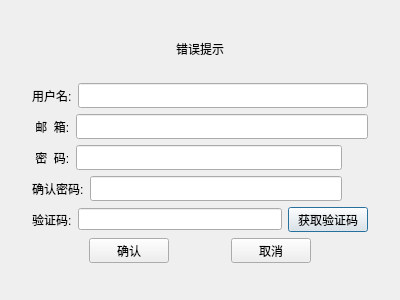
<?xml version="1.0" encoding="UTF-8"?>
<ui version="4.0">
 <class>RegisterDialogClass</class>
 <widget class="QDialog" name="RegisterDialogClass">
  <property name="geometry">
   <rect>
    <x>0</x>
    <y>0</y>
    <width>400</width>
    <height>300</height>
   </rect>
  </property>
  <property name="minimumSize">
   <size>
    <width>400</width>
    <height>300</height>
   </size>
  </property>
  <property name="maximumSize">
   <size>
    <width>400</width>
    <height>300</height>
   </size>
  </property>
  <property name="windowTitle">
   <string>RegisterDialog</string>
  </property>
  <layout class="QHBoxLayout" name="horizontalLayout_9">
   <item>
    <layout class="QVBoxLayout" name="verticalLayout">
     <property name="leftMargin">
      <number>10</number>
     </property>
     <property name="topMargin">
      <number>0</number>
     </property>
     <property name="rightMargin">
      <number>10</number>
     </property>
     <property name="bottomMargin">
      <number>15</number>
     </property>
     <item>
      <widget class="QStackedWidget" name="stackedWidget">
       <property name="currentIndex">
        <number>0</number>
       </property>
       <widget class="QWidget" name="page">
        <layout class="QVBoxLayout" name="verticalLayout_3">
         <item>
          <widget class="QWidget" name="widget" native="true">
           <layout class="QHBoxLayout" name="horizontalLayout">
            <item>
             <widget class="QLabel" name="err_tip">
              <property name="minimumSize">
               <size>
                <width>0</width>
                <height>20</height>
               </size>
              </property>
              <property name="maximumSize">
               <size>
                <width>16777215</width>
                <height>20</height>
               </size>
              </property>
              <property name="lineWidth">
               <number>1</number>
              </property>
              <property name="text">
               <string>错误提示</string>
              </property>
              <property name="alignment">
               <set>Qt::AlignCenter</set>
              </property>
             </widget>
            </item>
           </layout>
          </widget>
         </item>
         <item>
          <layout class="QHBoxLayout" name="horizontalLayout_2">
           <item>
            <widget class="QLabel" name="user_label">
             <property name="minimumSize">
              <size>
               <width>0</width>
               <height>25</height>
              </size>
             </property>
             <property name="maximumSize">
              <size>
               <width>16777215</width>
               <height>25</height>
              </size>
             </property>
             <property name="text">
              <string>用户名:</string>
             </property>
            </widget>
           </item>
           <item>
            <widget class="QLineEdit" name="user_edit">
             <property name="minimumSize">
              <size>
               <width>0</width>
               <height>25</height>
              </size>
             </property>
             <property name="maximumSize">
              <size>
               <width>16777215</width>
               <height>25</height>
              </size>
             </property>
            </widget>
           </item>
          </layout>
         </item>
         <item>
          <layout class="QHBoxLayout" name="horizontalLayout_3">
           <item>
            <widget class="QLabel" name="email_label">
             <property name="minimumSize">
              <size>
               <width>0</width>
               <height>25</height>
              </size>
             </property>
             <property name="maximumSize">
              <size>
               <width>16777215</width>
               <height>25</height>
              </size>
             </property>
             <property name="text">
              <string> 邮  箱:</string>
             </property>
            </widget>
           </item>
           <item>
            <widget class="QLineEdit" name="email_edit">
             <property name="minimumSize">
              <size>
               <width>0</width>
               <height>25</height>
              </size>
             </property>
             <property name="maximumSize">
              <size>
               <width>16777215</width>
               <height>25</height>
              </size>
             </property>
            </widget>
           </item>
          </layout>
         </item>
         <item>
          <layout class="QHBoxLayout" name="horizontalLayout_4">
           <item>
            <widget class="QLabel" name="pass_label">
             <property name="minimumSize">
              <size>
               <width>0</width>
               <height>25</height>
              </size>
             </property>
             <property name="maximumSize">
              <size>
               <width>16777215</width>
               <height>25</height>
              </size>
             </property>
             <property name="text">
              <string> 密  码:</string>
             </property>
            </widget>
           </item>
           <item>
            <widget class="QLineEdit" name="pass_edit">
             <property name="minimumSize">
              <size>
               <width>0</width>
               <height>25</height>
              </size>
             </property>
             <property name="maximumSize">
              <size>
               <width>16777215</width>
               <height>25</height>
              </size>
             </property>
            </widget>
           </item>
           <item>
            <widget class="ClickedLabel" name="pass_visible">
             <property name="minimumSize">
              <size>
               <width>20</width>
               <height>20</height>
              </size>
             </property>
             <property name="maximumSize">
              <size>
               <width>20</width>
               <height>20</height>
              </size>
             </property>
             <property name="text">
              <string/>
             </property>
            </widget>
           </item>
          </layout>
         </item>
         <item>
          <layout class="QHBoxLayout" name="horizontalLayout_5">
           <item>
            <widget class="QLabel" name="confirm_label">
             <property name="minimumSize">
              <size>
               <width>0</width>
               <height>25</height>
              </size>
             </property>
             <property name="maximumSize">
              <size>
               <width>16777215</width>
               <height>25</height>
              </size>
             </property>
             <property name="text">
              <string>确认密码:</string>
             </property>
            </widget>
           </item>
           <item>
            <widget class="QLineEdit" name="confirm_edit">
             <property name="minimumSize">
              <size>
               <width>0</width>
               <height>25</height>
              </size>
             </property>
             <property name="maximumSize">
              <size>
               <width>16777215</width>
               <height>25</height>
              </size>
             </property>
            </widget>
           </item>
           <item>
            <widget class="ClickedLabel" name="confirm_visible">
             <property name="minimumSize">
              <size>
               <width>20</width>
               <height>20</height>
              </size>
             </property>
             <property name="maximumSize">
              <size>
               <width>20</width>
               <height>20</height>
              </size>
             </property>
             <property name="text">
              <string/>
             </property>
            </widget>
           </item>
          </layout>
         </item>
         <item>
          <layout class="QHBoxLayout" name="horizontalLayout_6">
           <item>
            <widget class="QLabel" name="varify_label">
             <property name="minimumSize">
              <size>
               <width>0</width>
               <height>25</height>
              </size>
             </property>
             <property name="maximumSize">
              <size>
               <width>16777215</width>
               <height>25</height>
              </size>
             </property>
             <property name="text">
              <string>验证码:</string>
             </property>
            </widget>
           </item>
           <item>
            <widget class="QLineEdit" name="varify_edit">
             <property name="sizeIncrement">
              <size>
               <width>0</width>
               <height>0</height>
              </size>
             </property>
            </widget>
           </item>
           <item>
            <widget class="TimerBtn" name="get_code">
             <property name="minimumSize">
              <size>
               <width>0</width>
               <height>25</height>
              </size>
             </property>
             <property name="maximumSize">
              <size>
               <width>16777215</width>
               <height>25</height>
              </size>
             </property>
             <property name="text">
              <string>获取验证码</string>
             </property>
            </widget>
           </item>
          </layout>
         </item>
         <item>
          <layout class="QHBoxLayout" name="horizontalLayout_7">
           <item>
            <spacer name="horizontalSpacer">
             <property name="orientation">
              <enum>Qt::Horizontal</enum>
             </property>
             <property name="sizeHint" stdset="0">
              <size>
               <width>40</width>
               <height>20</height>
              </size>
             </property>
            </spacer>
           </item>
           <item>
            <widget class="QPushButton" name="confirm_btn">
             <property name="minimumSize">
              <size>
               <width>0</width>
               <height>25</height>
              </size>
             </property>
             <property name="maximumSize">
              <size>
               <width>16777215</width>
               <height>25</height>
              </size>
             </property>
             <property name="text">
              <string>确认</string>
             </property>
            </widget>
           </item>
           <item>
            <spacer name="horizontalSpacer_3">
             <property name="orientation">
              <enum>Qt::Horizontal</enum>
             </property>
             <property name="sizeHint" stdset="0">
              <size>
               <width>40</width>
               <height>20</height>
              </size>
             </property>
            </spacer>
           </item>
           <item>
            <widget class="QPushButton" name="cancel_btn">
             <property name="minimumSize">
              <size>
               <width>0</width>
               <height>25</height>
              </size>
             </property>
             <property name="maximumSize">
              <size>
               <width>16777215</width>
               <height>25</height>
              </size>
             </property>
             <property name="text">
              <string>取消</string>
             </property>
            </widget>
           </item>
           <item>
            <spacer name="horizontalSpacer_2">
             <property name="orientation">
              <enum>Qt::Horizontal</enum>
             </property>
             <property name="sizeHint" stdset="0">
              <size>
               <width>40</width>
               <height>20</height>
              </size>
             </property>
            </spacer>
           </item>
          </layout>
         </item>
        </layout>
       </widget>
       <widget class="QWidget" name="page_2">
        <layout class="QVBoxLayout" name="verticalLayout_2">
         <item>
          <spacer name="verticalSpacer">
           <property name="orientation">
            <enum>Qt::Vertical</enum>
           </property>
           <property name="sizeHint" stdset="0">
            <size>
             <width>20</width>
             <height>40</height>
            </size>
           </property>
          </spacer>
         </item>
         <item>
          <widget class="QLabel" name="tip_lb">
           <property name="text">
            <string>注册成功，5s后返回登录</string>
           </property>
           <property name="alignment">
            <set>Qt::AlignCenter</set>
           </property>
          </widget>
         </item>
         <item>
          <widget class="QLabel" name="tip2_lb">
           <property name="text">
            <string>点击按钮返回</string>
           </property>
           <property name="alignment">
            <set>Qt::AlignCenter</set>
           </property>
          </widget>
         </item>
         <item>
          <spacer name="verticalSpacer_2">
           <property name="orientation">
            <enum>Qt::Vertical</enum>
           </property>
           <property name="sizeHint" stdset="0">
            <size>
             <width>20</width>
             <height>40</height>
            </size>
           </property>
          </spacer>
         </item>
         <item>
          <widget class="QWidget" name="widget_2" native="true">
           <layout class="QHBoxLayout" name="horizontalLayout_8">
            <item>
             <spacer name="horizontalSpacer_4">
              <property name="orientation">
               <enum>Qt::Horizontal</enum>
              </property>
              <property name="sizeHint" stdset="0">
               <size>
                <width>40</width>
                <height>20</height>
               </size>
              </property>
             </spacer>
            </item>
            <item>
             <widget class="QPushButton" name="return_btn">
              <property name="minimumSize">
               <size>
                <width>0</width>
                <height>25</height>
               </size>
              </property>
              <property name="maximumSize">
               <size>
                <width>16777215</width>
                <height>25</height>
               </size>
              </property>
              <property name="text">
               <string>返回登录</string>
              </property>
             </widget>
            </item>
            <item>
             <spacer name="horizontalSpacer_5">
              <property name="orientation">
               <enum>Qt::Horizontal</enum>
              </property>
              <property name="sizeHint" stdset="0">
               <size>
                <width>40</width>
                <height>20</height>
               </size>
              </property>
             </spacer>
            </item>
           </layout>
          </widget>
         </item>
         <item>
          <spacer name="verticalSpacer_3">
           <property name="orientation">
            <enum>Qt::Vertical</enum>
           </property>
           <property name="sizeHint" stdset="0">
            <size>
             <width>20</width>
             <height>40</height>
            </size>
           </property>
          </spacer>
         </item>
        </layout>
       </widget>
      </widget>
     </item>
    </layout>
   </item>
  </layout>
 </widget>
 <layoutdefault spacing="6" margin="11"/>
 <customwidgets>
  <customwidget>
   <class>TimerBtn</class>
   <extends>QPushButton</extends>
   <header>TimerBtn.h</header>
  </customwidget>
  <customwidget>
   <class>ClickedLabel</class>
   <extends>QLabel</extends>
   <header>ClickedLabel.h</header>
  </customwidget>
 </customwidgets>
 <resources/>
 <connections/>
</ui>
